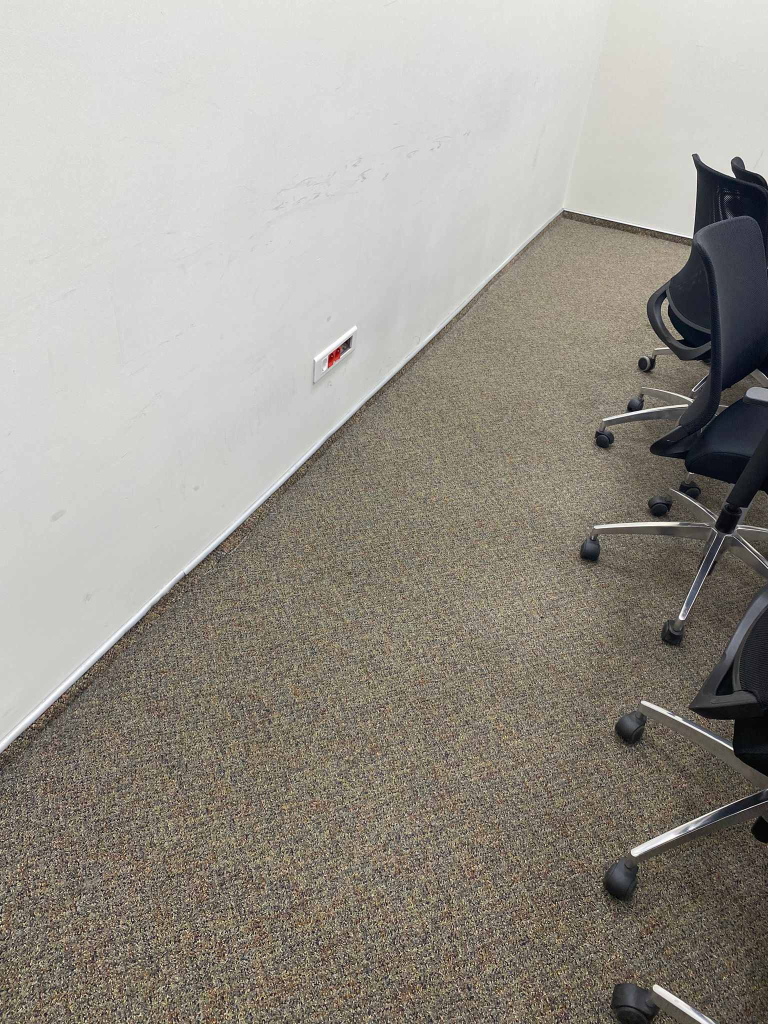
#> input picture floor2.jpg, 1536 x 2048 px, given in place of dene.png, which was not available (shown at 1/2 size)
$ python Undefined_scale.py
#> lines starting #> are read from the running program, lines starting #| are printed output that depends on the picture; pictures that were not available may be replaced by others from this repository, and a replacement may not be noted
#!/usr/bin/env python3
# -*- coding: utf-8 -*-
"""
Created on Fri Mar 15 17:27:20 2024

@author: mehmet.arslan1
"""

import numpy as np
import cv2

def calculate_similarity(template, image, method, match_location, template_size):
    h, w = template_size
    x, y = match_location
    matched_region = image[y:y+h, x:x+w]
    if method in [cv2.TM_CCOEFF_NORMED, cv2.TM_CCORR_NORMED]:
        similarity = cv2.matchTemplate(matched_region, template, method)[0][0]
    else:
        result = cv2.matchTemplate(matched_region, template, cv2.TM_CCORR_NORMED)
        min_val, max_val, min_loc, max_loc = cv2.minMaxLoc(result)
        similarity = max_val
    return similarity

# Görüntüleri yükle
img = cv2.imread('dene.png', 0)
#> img: shape (2048, 1536); min 0, max 255, mean 150
template =cv2.imread('ref.png', 0)
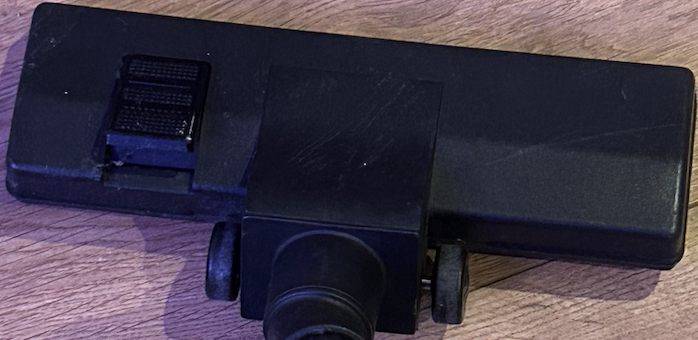
#> input picture ref.png, 698 x 340 px
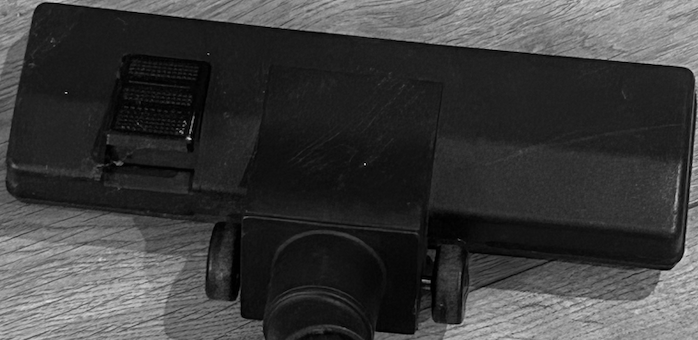
#> template: shape (340, 698); min 0, max 228, mean 60.5
img_height, img_width = img.shape[:2]
#> img_height = 2048; img_width = 1536
template_height, template_width = template.shape[:2]
#> template_height = 340; template_width = 698

# Şablonun ana görüntüye oranını hesapla
width_ratio = template_width / img_width
#> width_ratio = 0.454
height_ratio = template_height / img_height
#> height_ratio = 0.166

# En büyük oranı bul ve biraz küçültmek için 1'den küçük bir faktör kullan
scale_factor = max(width_ratio, height_ratio)
#> scale_factor = 0.454
if scale_factor > 1:
    scale_factor = 1 / scale_factor  # Şablon büyükse, küçült
else:
    scale_factor = 1  # Şablon zaten uygun boyuttaysa, değiştirme

# Yeniden boyutlandırma faktörünü kullanarak şablonu yeniden boyutlandır
resized_template = cv2.resize(template, (0, 0), fx=scale_factor, fy=scale_factor)

print("Ana görüntü boyutları: ", img.shape)
#| Ana görüntü boyutları:  (2048, 1536)
print("Şablon görüntü boyutları: ", template.shape)
#| Şablon görüntü boyutları:  (340, 698)
h, w = template.shape[:2]
#> h = 340; w = 698

# Template matching için kullanılacak yöntemler
methods = [cv2.TM_CCOEFF, cv2.TM_CCOEFF_NORMED, cv2.TM_CCORR,
           cv2.TM_CCORR_NORMED, cv2.TM_SQDIFF, cv2.TM_SQDIFF_NORMED]


resized_h, resized_w = resized_template.shape[:2]
#> resized_h = 340; resized_w = 698

# Her bir yöntem için
for method in methods:
    best_similarity = 0
    best_location = (0, 0)
    best_scale = 1
    best_resized_h = 0
    best_resized_w = 0
    result = cv2.matchTemplate(img, resized_template, method)
    min_val, max_val, min_loc, max_loc = cv2.minMaxLoc(result)
    if method in [cv2.TM_SQDIFF, cv2.TM_SQDIFF_NORMED]:
        location = min_loc
    else:
        location = max_loc
    similarity = calculate_similarity(resized_template, img, method, location, (resized_h, resized_w))
    if similarity > best_similarity:
        best_similarity = similarity
        best_location = location
        best_scale = scale_factor
        best_resized_h = resized_h
        best_resized_w = resized_w

    # Sağ alt köşenin koordinatlarını hesapla
    bottom_right = (best_location[0] + best_resized_w, best_location[1] + best_resized_h)
    cv2.rectangle(img, best_location, bottom_right, 255, 5)
    cv2.imshow(f'Match - Method: {method}, Scale: {best_scale}', img)
    cv2.waitKey(0)
    cv2.destroyAllWindows()
    # En iyi eşleşmenin sol üst ve sağ alt koordinatlarını yazdır
    print(f'Method: {method}, Best Scale: {best_scale}, Similarity: {best_similarity:.2f}, Top-left Location: {best_location}, Bottom-right Location: {bottom_right}')
#> this loop made 6 passes
#> (x in calculate_similarity, y in calculate_similarity, similarity, best_similarity) on passes 1, 5, 6: (638, 377, 0.764, 0.764), (838, 1681, 0.696, 0.696), (838, 1678, 0.724, 0.724)
#> (x in calculate_similarity, y in calculate_similarity, similarity, best_similarity, bottom_right) on passes 2, 4: (642, 381, 0.196, 0.196, (1340, 721)), (646, 385, 0.782, 0.782, (1344, 725))
#| Method: 4, Best Scale: 1, Similarity: 0.76, Top-left Location: (638, 377), Bottom-right Location: (1336, 717)
#| Method: 5, Best Scale: 1, Similarity: 0.20, Top-left Location: (642, 381), Bottom-right Location: (1340, 721)
#| Method: 2, Best Scale: 1, Similarity: 0.77, Top-left Location: (0, 0), Bottom-right Location: (698, 340)
#| Method: 3, Best Scale: 1, Similarity: 0.78, Top-left Location: (646, 385), Bottom-right Location: (1344, 725)
#| Method: 0, Best Scale: 1, Similarity: 0.70, Top-left Location: (838, 1681), Bottom-right Location: (1536, 2021)
#| Method: 1, Best Scale: 1, Similarity: 0.72, Top-left Location: (838, 1678), Bottom-right Location: (1536, 2018)
#> pass 1, `result = cv2.matchTemplate(img, resized_template, method)`:
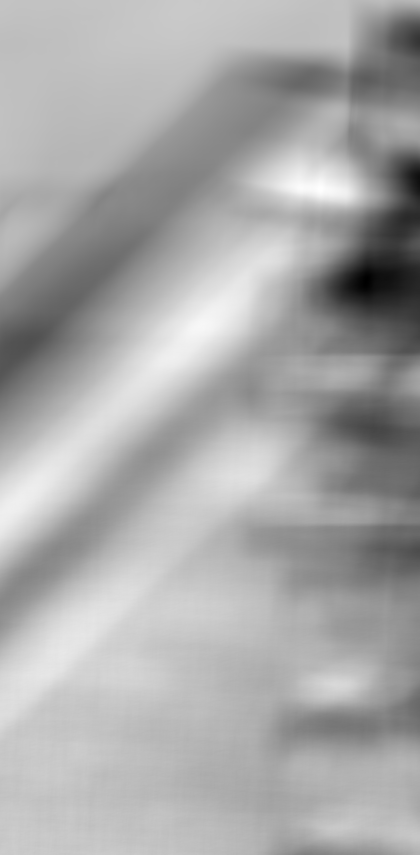
#> result: shape (1709, 839) float32 (shown at 1/2 size); min -161491376, max 46120948, mean -24287060; drawn with min black and max white
#> pass 1, in calculate_similarity, `matched_region = image[y:y+h, x:x+w]`:
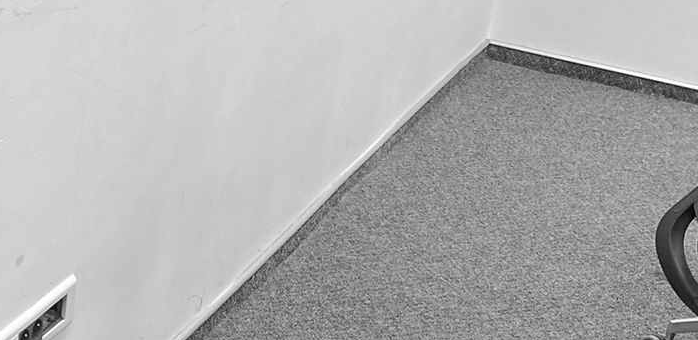
#> matched_region: shape (340, 698); min 0, max 255, mean 176
#> pass 2, `result = cv2.matchTemplate(img, resized_template, method)`:
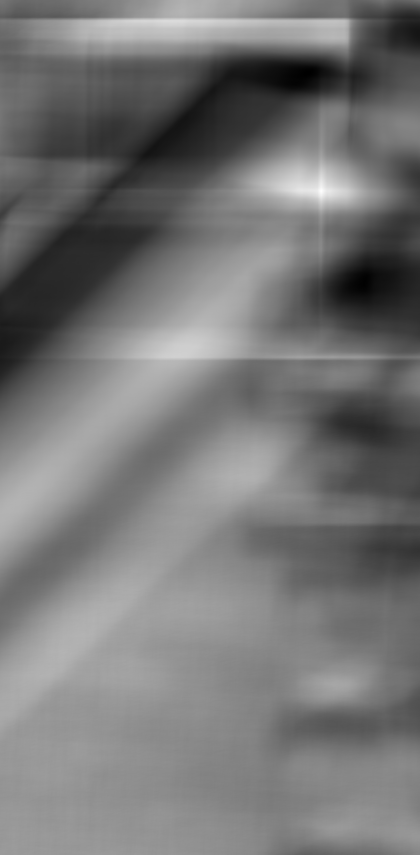
#> result: shape (1709, 839) float32 (shown at 1/2 size); min -0.286, max 0.196, mean -0.0628; drawn with min black and max white
#> after the loop:
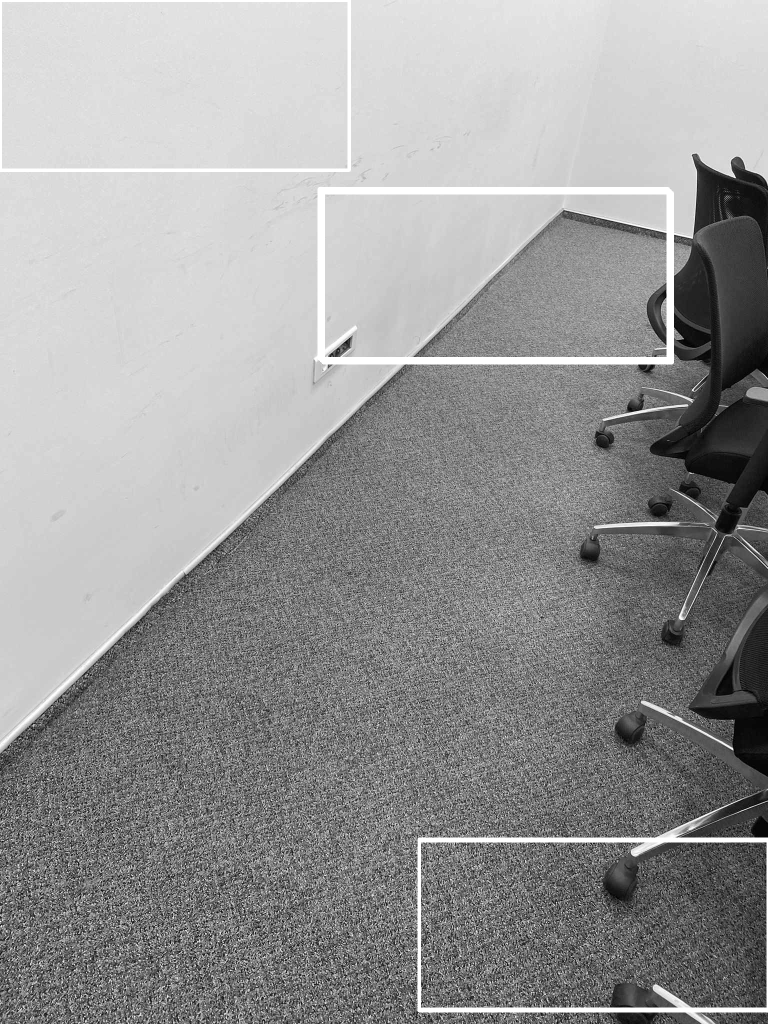
#> img: shape (2048, 1536) (shown at 1/2 size); min 0, max 255, mean 151.8
#> after the loop:
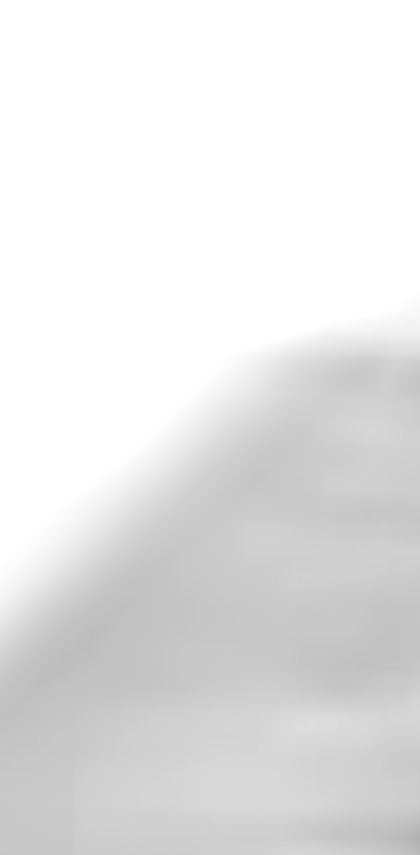
#> result: shape (1709, 839) float32 (shown at 1/2 size); min 0.688, max 1, mean 0.904
